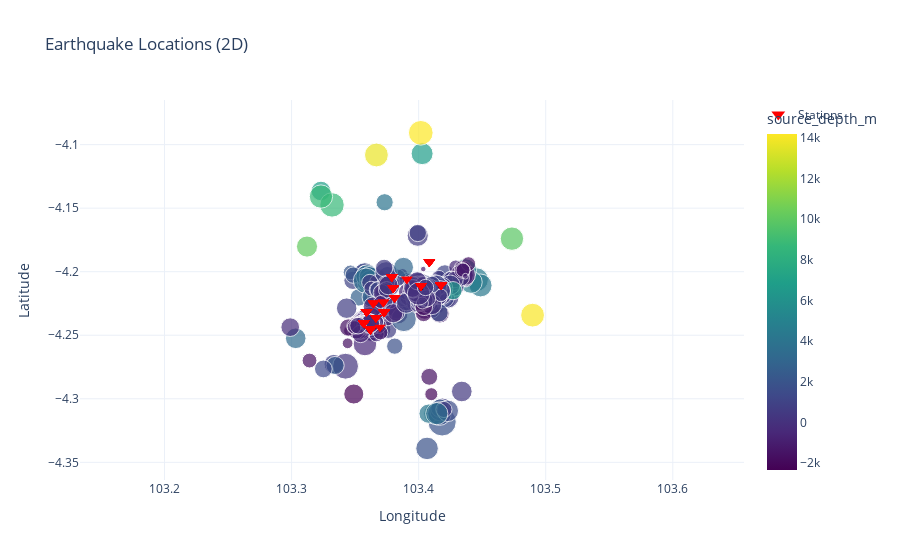

Source (notebook cell):
### Markdown cell above
A. 2D Hypocenter Plot

To plot your hypocenter in 2D plane we can use `plot_hypocenter_2D` class method.

### Code cell
# 2D plot
lqt_ready_2.plot_hypocenter_2d(color_by='source_depth_m', size_by='magnitude')

### Figure 1 — Plotly figure (JSON) as saved in the notebook; plotly's stock layout.template omitted (floating-point values rounded to 4 significant figures; data arrays with more than 128 entries replaced by an {"elided": "..."} marker saying what was removed)
{"data": [{"customdata": {"elided": "766x2 float values"}, "hovertemplate": "source_lon=%{x:.2f}<br>source_lat=%{y:.2f}<br>size=%{customdata[1]:.2f}<br>color=%{marker.color:.2f}<extra></extra>", "legendgroup": "", "marker": {"color": {"elided": "766 float values"}, "coloraxis": "coloraxis", "size": {"elided": "766 float values"}, "sizemode": "area", "sizeref": 0.0025, "symbol": "circle"}, "mode": "markers", "name": "", "orientation": "v", "showlegend": false, "type": "scatter", "x": {"elided": "766 float values"}, "xaxis": "x", "y": {"elided": "766 float values"}, "yaxis": "y"}, {"marker": {"color": "red", "size": 10, "symbol": "triangle-down"}, "mode": "markers", "name": "Stations", "type": "scatter", "x": {"elided": "796 float values"}, "y": {"elided": "796 float values"}}], "layout": {"coloraxis": {"colorbar": {"title": {"text": "source_depth_m"}}, "colorscale": [[0, "#440154"], [0.1111, "#482878"], [0.2222, "#3e4989"], [0.3333, "#31688e"], [0.4444, "#26828e"], [0.5556, "#1f9e89"], [0.6667, "#35b779"], [0.7778, "#6ece58"], [0.8889, "#b5de2b"], [1, "#fde725"]]}, "legend": {"itemsizing": "constant", "tracegroupgap": 0}, "showlegend": true, "title": {"text": "Earthquake Locations (2D)"}, "xaxis": {"anchor": "y", "domain": [0, 1], "scaleanchor": "y", "scaleratio": 1, "title": {"text": "Longitude"}}, "yaxis": {"anchor": "x", "domain": [0, 1], "scaleratio": 1, "title": {"text": "Latitude"}}}}
